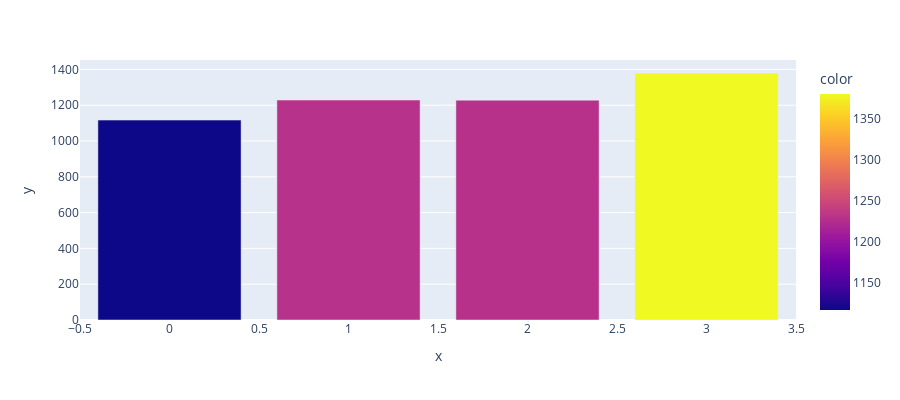

Notebook code cell kept with this figure:
### Code cell
batayaGucuOrtalamasi=[dfMain[dfMain.FiyatAraligi==0].BataryaGucu.mean(),dfMain[dfMain.FiyatAraligi==1].BataryaGucu.mean(),dfMain[dfMain.FiyatAraligi==2].BataryaGucu.mean(),dfMain[dfMain.FiyatAraligi==3].BataryaGucu.mean()]
fig = px.bar( x=fiyatAraliklari, y=batayaGucuOrtalamasi, height=400, color=batayaGucuOrtalamasi)
fig.show()

### Figure 1 — Plotly figure (JSON) as saved in the notebook; plotly's stock layout.template omitted (floating-point values rounded to 4 significant figures)
{"data": [{"alignmentgroup": "True", "hovertemplate": "x=%{x}<br>y=%{y}<br>color=%{marker.color}<extra></extra>", "legendgroup": "", "marker": {"color": [1117.0, 1229.0, 1228.0, 1380.0], "coloraxis": "coloraxis"}, "name": "", "offsetgroup": "", "orientation": "v", "showlegend": false, "textposition": "auto", "type": "bar", "x": [0, 1, 2, 3], "xaxis": "x", "y": [1117.0, 1229.0, 1228.0, 1380.0], "yaxis": "y"}], "layout": {"barmode": "relative", "coloraxis": {"colorbar": {"title": {"text": "color"}}, "colorscale": [[0.0, "#0d0887"], [0.1111, "#46039f"], [0.2222, "#7201a8"], [0.3333, "#9c179e"], [0.4444, "#bd3786"], [0.5556, "#d8576b"], [0.6667, "#ed7953"], [0.7778, "#fb9f3a"], [0.8889, "#fdca26"], [1.0, "#f0f921"]]}, "height": 400, "legend": {"tracegroupgap": 0}, "margin": {"t": 60}, "xaxis": {"anchor": "y", "domain": [0.0, 1.0], "title": {"text": "x"}}, "yaxis": {"anchor": "x", "domain": [0.0, 1.0], "title": {"text": "y"}}}}
